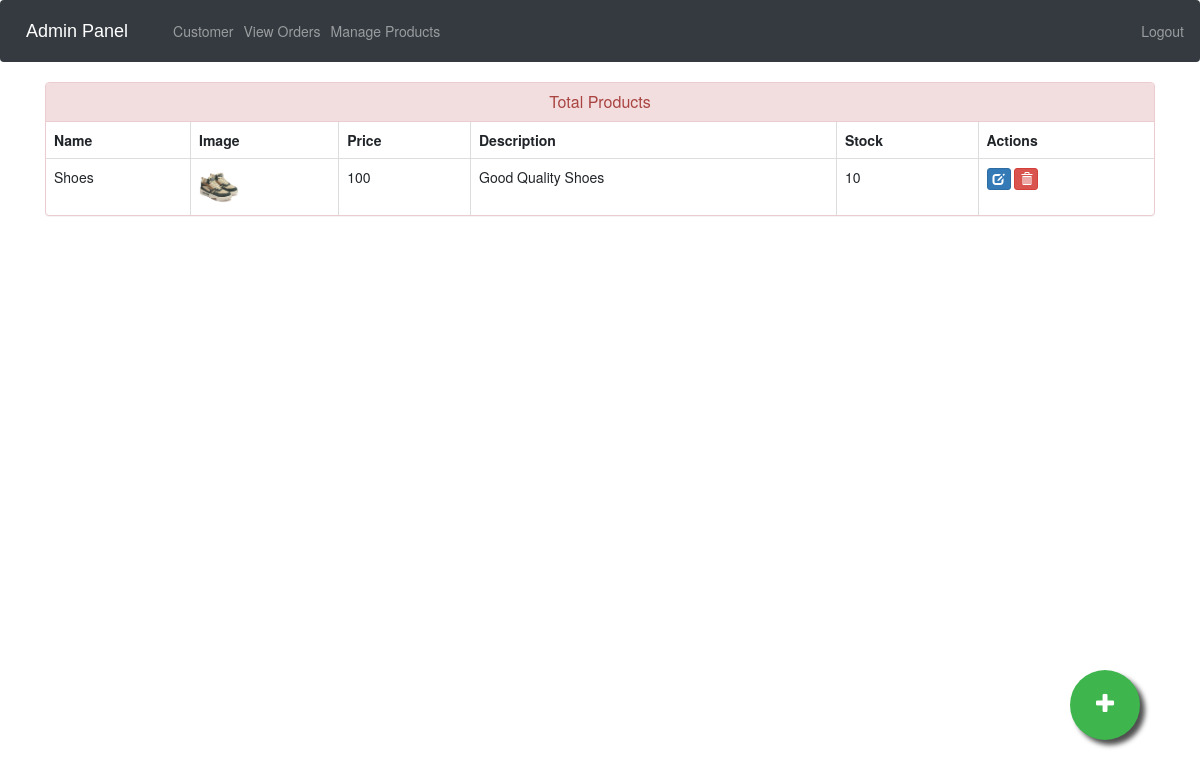
The page /admin-products (signed in) on the database its author committed.
### ecom/models.py (models this page shows, shortened)
class Product(models.Model):
    name=models.CharField(max_length=40)
    product_image= models.ImageField(upload_to='product_image/',null=True,blank=True)
    price = models.PositiveIntegerField()
    description=models.CharField(max_length=40)
    stock = models.PositiveIntegerField(default=0)

### ecom/views.py (the view)
# urls.py: path('admin-products', views.admin_products_view,name='admin-products'),
@login_required(login_url='adminlogin')
def admin_products_view(request):
    products=models.Product.objects.all()
    return render(request,'ecom/admin_products.html',{'products':products})

### templates/ecom/admin_products.html (shortened to what this page needs)
{% extends 'ecom/admin_base.html' %}
{% load static %}
{% block content %}
<head>
  <link href="//netdna.bootstrapcdn.com/bootstrap/3.0.0/css/bootstrap.min.css" rel="stylesheet" id="bootstrap-css">
</head>
<div class="container">
  <div class="panel panel-danger">
    <div class="panel-heading">
      <h6 class="panel-title">Total Products</h6>
    </div>
    <table class="table table-hover table-bordered" id="dev-table">
      <thead>
        <tr>
          <th>Name</th>
          <th>Image</th>
          <th>Price</th>
          <th>Description</th>
          <th>Stock</th>
          <th>Actions</th>
        </tr>
      </thead>
      {% for p in products %}
  {% if p %}
      <tr>
        <td> {{p.name}}</td>
        <td> <img src="{% static p.product_image.url %}" alt="Profile Pic" height="40px" width="40px" /></td>
        <td>{{p.price}}</td>
        <td>{{p.description}}</td>
        <td>{{p.stock}}</td>
        <td><a class="btn btn-primary btn-xs" href="{% url 'update-product' p.id  %}"><span class="glyphicon glyphicon-edit"></span></a>
          <a class="btn btn-danger btn-xs" href="{% url 'delete-product' p.id  %}"><span class="glyphicon glyphicon-trash"></span></a></td>
      </tr>
      {%else%}
      <br><br><br>
      <h1>No Products!!</h1>
      {% endif %}
      {% endfor %}
    </table>
  </div>
</div>
<a href="/admin-add-product" class="float">
<i class="fa fa-plus my-float"></i>
</a>
{% endblock content %}

### templates/ecom/admin_base.html (style rules this page uses)
.fa { font-size: 23px; width: 60px; text-align: center; text-decoration: none; margin: 5px 2px; border-radius: 50%; }

### templates/ecom/admin_products.html (style rules this page uses)
a:link { text-decoration: none; }
h6 { text-align: center; }
.float { position:fixed; width:70px; height:70px; bottom:60px; right:60px; background-color:#3eb54d; color:#FFF; border-radius:50px; text-align:center; box-shadow: 5px 5px 5px #505050; }
.my-float { margin-top:22px; }

### rows shown on the page
Product: name "Shoes", product_image (picture), price "100", description "Good Quality Shoes", stock "10"
